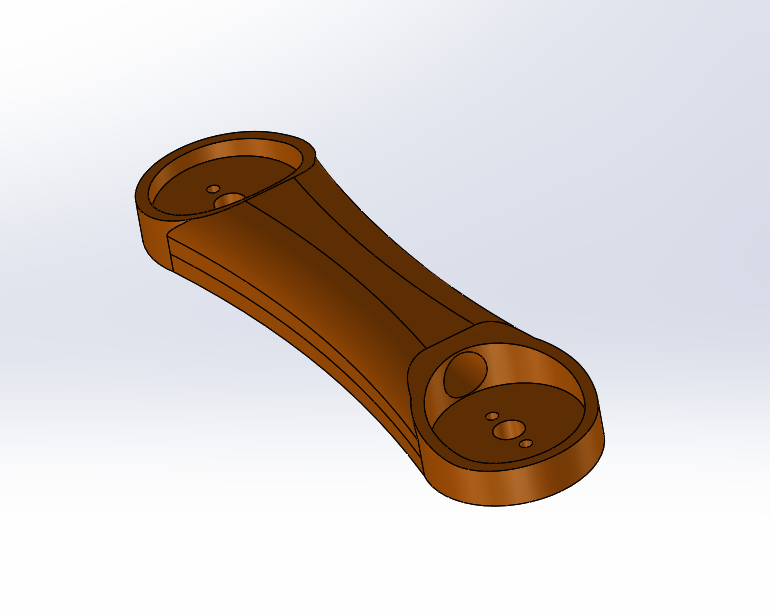
#> input picture Designs/Arm 01.png, 770 x 616 px, given in place of the camera
$ python ObjectContouring.py
#> lines starting #> are read from the running program, lines starting #| are printed output that depends on the picture; after the words box and inside, x2 and y2 are one past the last pixel; in counts of white or black regions, pixels touching at a corner belong together
import cv2
import numpy as np

cap = cv2.VideoCapture(0)

while True:
    _,img = cap.read() #cv2.imread('C:/Users/lightdsy/Desktop/mws/pythoon/image_for_cali/ghadeer.jpg')
#> img is the input picture: shape (616, 770, 3); mean B, G, R 203.4, 207.1, 214.6
    #img = cv2.resize(img, None, fx= 0.5, fy= 0.5, interpolation= cv2.INTER_LINEAR)
    img = cv2.resize(img, (700,500), interpolation= cv2.INTER_LINEAR)
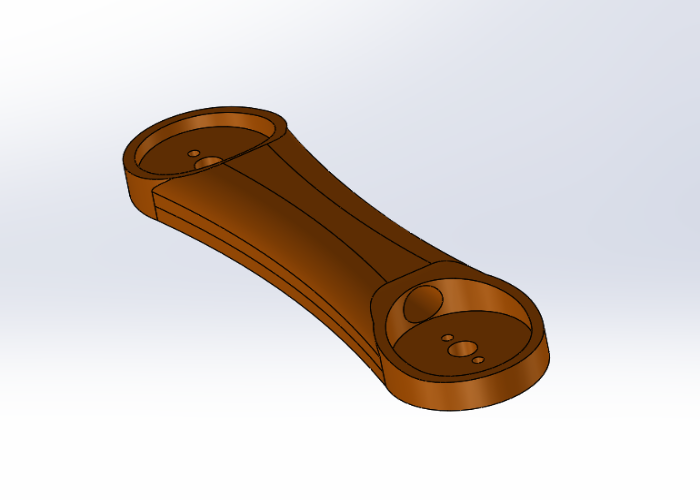
#> img: shape (500, 700, 3); mean B, G, R 203.4, 207.1, 214.6

    green_copy = img.copy()
    hsv_image = cv2.cvtColor(img,cv2.COLOR_BGR2HSV)
#> hsv_image: shape (500, 700, 3); mean H, S, V 73.2, 47, 220.4

    lowgreen = np.array([83,31,42])
    highgreen = np.array([110,131,206])

    green_mask=cv2.inRange(hsv_image,lowgreen,highgreen)
#> green_mask: shape (500, 700); every value is 0


    green_contours, hierarchy = cv2.findContours(image=green_mask, mode=cv2.RETR_CCOMP, method=cv2.CHAIN_APPROX_SIMPLE)
#> green_contours = []

    contours_g = sorted(green_contours, key=cv2.contourArea, reverse=True)[:1]
#> contours_g = []
    cx,cy=0,0
    sized=0
    for contour in contours_g:
        cx1,cy1=0,0
        if cv2.contourArea(contour)>0:
            sized=1
        M = cv2.moments(contour)
        if M["m00"] != 0:
            cx1 = int(M["m10"] / M["m00"])
            cy1 = int(M["m01"] / M["m00"])
        bottom_most_point = tuple(contour[contour[:, :, 1].argmax()][0])
        cx2,cy2=bottom_most_point[0],bottom_most_point[1]
        cx=int((cx1+cx2)/2)
        cy=int((cy1+cy2)/2)
#> this loop made 0 passes
    cv2.drawContours(img, [contours_g], -1, (0, 255, 0), 2)
    cv2.circle(img, (cx, cy), 5, (0, 0, 255), -1)
#> img: shape (500, 700, 3); 0.01% of pixels changed, all inside (x1, y1, x2, y2) = (0, 0, 6, 6)


    cv2.imshow('Video', img)
    if cv2.waitKey(10) & 0xFF == ord('q'):
#> (key q is pressed here)
        break
